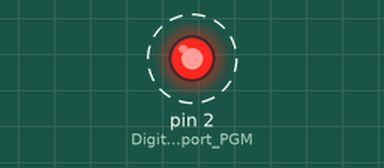
Bench run of a program on a simulated Arduino Uno, built with avr-gcc and run on an emulated ATmega328P. Parts: output pins drawn as LEDs (lit = HIGH). Dashed ring = blinking.

Above: at 0.2 s.
Timing chart, 0 to 3.0 s (numbered marks = the images above):
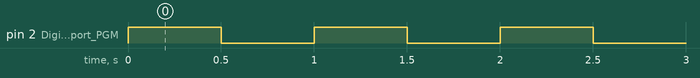

Measured:
- by itself, pin 2 (Digital_pin_to_port_PGM): alternates HIGH for 0.50 s and LOW for 0.50 s

The program:

main.cpp
```cpp
#include "mini_mini_HAL.h"
#define LED 2

Mini_mini_HAL HAL;

void setup() {
  HAL.PinMode(LED, OUTPUT);

}

void loop() {
  HAL.DigitalWrite(LED, HIGH);
  delay(500);
  HAL.DigitalWrite(LED, LOW);
  delay(500);
}
```

mini_mini_HAL.cpp
```cpp
#include "mini_mini_HAL.h"

Mini_mini_HAL::Mini_mini_HAL()
{

}

void Mini_mini_HAL::PinMode(Uint8_t pin, Uint8_t mode)
{
	Uint8_t bit = digitalPinToBitMask(pin);
	Uint8_t port = digitalPinToPort(pin);
	volatile Uint8_t *reg, *out;

	if (port == NOT_A_PIN) return;

	reg = portModeRegister(port);
	out = portOutputRegister(port);

	if (mode == INPUT)
    {
		Uint8_t oldSREG = SREG;
                cli();
		*reg &= ~bit;
		*out &= ~bit;
		SREG = oldSREG;
	}
    else if (mode == INPUT_PULLUP)
    {
		Uint8_t oldSREG = SREG;
                cli();
		*reg &= ~bit;
		*out |= bit;
		SREG = oldSREG;
	}
    else
    {
		Uint8_t oldSREG = SREG;
                cli();
		*reg |= bit;
		SREG = oldSREG;
	}
}

#define _LPM_word_enhanced__(addr)         \
(__extension__({                            \
    uint16_t __addr16 = (uint16_t)(addr);   \
    uint16_t __result;                      \
    __asm__ __volatile__                    \
    (                                       \
        "lpm %A0, Z+"   "\n\t"              \
        "lpm %B0, Z"    "\n\t"              \
        : "=r" (__result), "=z" (__addr16)  \
        : "1" (__addr16)                    \
    );                                      \
    __result;                               \
}))
const Uint16_t PROGMEM Port_to_output_PGM[] = {
	NOT_A_PORT,
	NOT_A_PORT,
	(uint16_t) &PORTB,
	(uint16_t) &PORTC,
	(uint16_t) &PORTD,
};

volatile Uint8_t * Mini_mini_HAL::PortOutputRegister(Uint8_t P)
{
	return (volatile Uint8_t *)( _LPM_word_enhanced__( Port_to_output_PGM + (P)));
}

const Uint8_t PROGMEM Digital_pin_to_timer_PGM[] = {
	NOT_ON_TIMER, /* 0 - port D */
	NOT_ON_TIMER,
	NOT_ON_TIMER,
	// on the ATmega168, digital pin 3 has hardware pwm
#if defined(__AVR_ATmega8__)
	NOT_ON_TIMER,
#else
	TIMER2B,
#endif
	NOT_ON_TIMER,
	// on the ATmega168, digital pins 5 and 6 have hardware pwm
#if defined(__AVR_ATmega8__)
	NOT_ON_TIMER,
	NOT_ON_TIMER,
#else
	TIMER0B,
	TIMER0A,
#endif
	NOT_ON_TIMER,
	NOT_ON_TIMER, /* 8 - port B */
	TIMER1A,
	TIMER1B,
#if defined(__AVR_ATmega8__)
	TIMER2,
#else
	TIMER2A,
#endif
	NOT_ON_TIMER,
	NOT_ON_TIMER,
	NOT_ON_TIMER,
	NOT_ON_TIMER, /* 14 - port C */
	NOT_ON_TIMER,
	NOT_ON_TIMER,
	NOT_ON_TIMER,
	NOT_ON_TIMER,
};


#define _LPM_enhanced__(addr)  \
(__extension__({                \
    uint16_t __addr16 = (uint16_t)(addr); \
    uint8_t __result;           \
    __asm__ __volatile__        \
    (                           \
        "lpm %0, Z" "\n\t"      \
        : "=r" (__result)       \
        : "z" (__addr16)        \
    );                          \
    __result;                   \
}))

Uint8_t Mini_mini_HAL::DigitalPinToTimer(Uint8_t P)
{
	return _LPM_enhanced__(Digital_pin_to_timer_PGM + (P));
}

const Uint8_t PROGMEM Digital_pin_to_bit_mask_PGM[] = {
	_BV(0), /* 0, port D */
	_BV(1),
	_BV(2),
	_BV(3),
	_BV(4),
	_BV(5),
	_BV(6),
	_BV(7),
	_BV(0), /* 8, port B */
	_BV(1),
	_BV(2),
	_BV(3),
	_BV(4),
	_BV(5),
	_BV(0), /* 14, port C */
	_BV(1),
	_BV(2),
	_BV(3),
	_BV(4),
	_BV(5),
};

Uint8_t Mini_mini_HAL::DigitalPinToBitMask(Uint8_t P)
{
	return _LPM_enhanced__(Digital_pin_to_bit_mask_PGM + (P));
}

const Uint8_t PROGMEM Digital_pin_to_port_PGM[] = {
        4, /* 0 */
        4,
        4,
        4,
        4,
        4,
        4,
        4,
        2, /* 8 */
        2,
        2,
        2,
        2,
        2,
        3, /* 14 */
        3,
        3,
        3,
        3,
        3,
    };

Uint8_t Mini_mini_HAL::DigitalPinToPort(Uint8_t P)
{
	return _LPM_enhanced__(Digital_pin_to_port_PGM + (P));
}

void Mini_mini_HAL::DigitalWrite(Uint8_t pin, Uint8_t val)
{
    Uint8_t timer = DigitalPinToTimer(pin);
	Uint8_t bit = DigitalPinToBitMask(pin);
	Uint8_t port = DigitalPinToPort(pin);
	volatile Uint8_t *out;

	if (port == 0)
		return;

	// If the pin that support PWM output, we need to turn it off
	// before doing a digital write.
	if (timer != 0)
		TurnOffPWM(timer);

	out = PortOutputRegister(port);

	Uint8_t oldSREG = SREG;
	cli();

	if (val == LOW) {
		*out &= ~bit;
	} else {
		*out |= bit;
	}

	SREG = oldSREG;
}

void Mini_mini_HAL::TurnOffPWM(Uint8_t timer)
{
	switch (timer)
	{
		#if defined(TCCR1A) && defined(COM1A1)
		case TIMER1A:   cbi(TCCR1A, COM1A1);    break;
		#endif
		#if defined(TCCR1A) && defined(COM1B1)
		case TIMER1B:   cbi(TCCR1A, COM1B1);    break;
		#endif
		#if defined(TCCR1A) && defined(COM1C1)
		case TIMER1C:   cbi(TCCR1A, COM1C1);    break;
		#endif

		#if defined(TCCR2) && defined(COM21)
		case  TIMER2:   cbi(TCCR2, COM21);      break;
		#endif

		#if defined(TCCR0A) && defined(COM0A1)
		case  TIMER0A:  cbi(TCCR0A, COM0A1);    break;
		#endif

		#if defined(TCCR0A) && defined(COM0B1)
		case  TIMER0B:  cbi(TCCR0A, COM0B1);    break;
		#endif
		#if defined(TCCR2A) && defined(COM2A1)
		case  TIMER2A:  cbi(TCCR2A, COM2A1);    break;
		#endif
		#if defined(TCCR2A) && defined(COM2B1)
		case  TIMER2B:  cbi(TCCR2A, COM2B1);    break;
		#endif

		#if defined(TCCR3A) && defined(COM3A1)
		case  TIMER3A:  cbi(TCCR3A, COM3A1);    break;
		#endif
		#if defined(TCCR3A) && defined(COM3B1)
		case  TIMER3B:  cbi(TCCR3A, COM3B1);    break;
		#endif
		#if defined(TCCR3A) && defined(COM3C1)
		case  TIMER3C:  cbi(TCCR3A, COM3C1);    break;
		#endif

		#if defined(TCCR4A) && defined(COM4A1)
		case  TIMER4A:  cbi(TCCR4A, COM4A1);    break;
		#endif
		#if defined(TCCR4A) && defined(COM4B1)
		case  TIMER4B:  cbi(TCCR4A, COM4B1);    break;
		#endif
		#if defined(TCCR4A) && defined(COM4C1)
		case  TIMER4C:  cbi(TCCR4A, COM4C1);    break;
		#endif
		#if defined(TCCR4C) && defined(COM4D1)
		case TIMER4D:	cbi(TCCR4C, COM4D1);	break;
		#endif

		#if defined(TCCR5A)
		case  TIMER5A:  cbi(TCCR5A, COM5A1);    break;
		case  TIMER5B:  cbi(TCCR5A, COM5B1);    break;
		case  TIMER5C:  cbi(TCCR5A, COM5C1);    break;
		#endif
	}
}


int Mini_mini_HAL::DigitalRead(Uint8_t pin)
{
	Uint8_t timer = digitalPinToTimer(pin);
	Uint8_t bit = digitalPinToBitMask(pin);
	Uint8_t port = digitalPinToPort(pin);

	if (port == NOT_A_PIN) return LOW;

	// If the pin that support PWM output, we need to turn it off
	// before getting a digital reading.
	if (timer != NOT_ON_TIMER) TurnOffPWM(timer);

	if (*portInputRegister(port) & bit) return HIGH;
	return LOW;
}
```

mini_mini_HAL.h
```cpp
#ifndef MINI_MINI_HAL_H
#define MINI_MINI_HAL_H

#include <Arduino.h>

typedef signed int Int8_t __attribute__((__mode__(__QI__)));
typedef unsigned int Uint8_t __attribute__((__mode__(__QI__)));
typedef signed int Int16_t __attribute__ ((__mode__ (__HI__)));
typedef unsigned int Uint16_t __attribute__ ((__mode__ (__HI__)));
typedef signed int Int32_t __attribute__ ((__mode__ (__SI__)));
typedef unsigned int Uint32_t __attribute__ ((__mode__ (__SI__)));

#define cbi(sfr, bit) (_SFR_BYTE(sfr) &= ~_BV(bit))

class Mini_mini_HAL
{
public:
    Mini_mini_HAL();
    void DigitalWrite(uint8_t pin, uint8_t val);
    void PinMode(uint8_t pin, uint8_t mode);
    int DigitalRead(uint8_t pin);
    static void TurnOffPWM(uint8_t timer);
    void Delay(unsigned long ms);
    volatile Uint8_t * PortOutputRegister(Uint8_t P);
    Uint8_t DigitalPinToTimer(Uint8_t P);
    Uint8_t DigitalPinToBitMask(Uint8_t P);
    Uint8_t DigitalPinToPort(Uint8_t P);

private:

};

#endif
```
